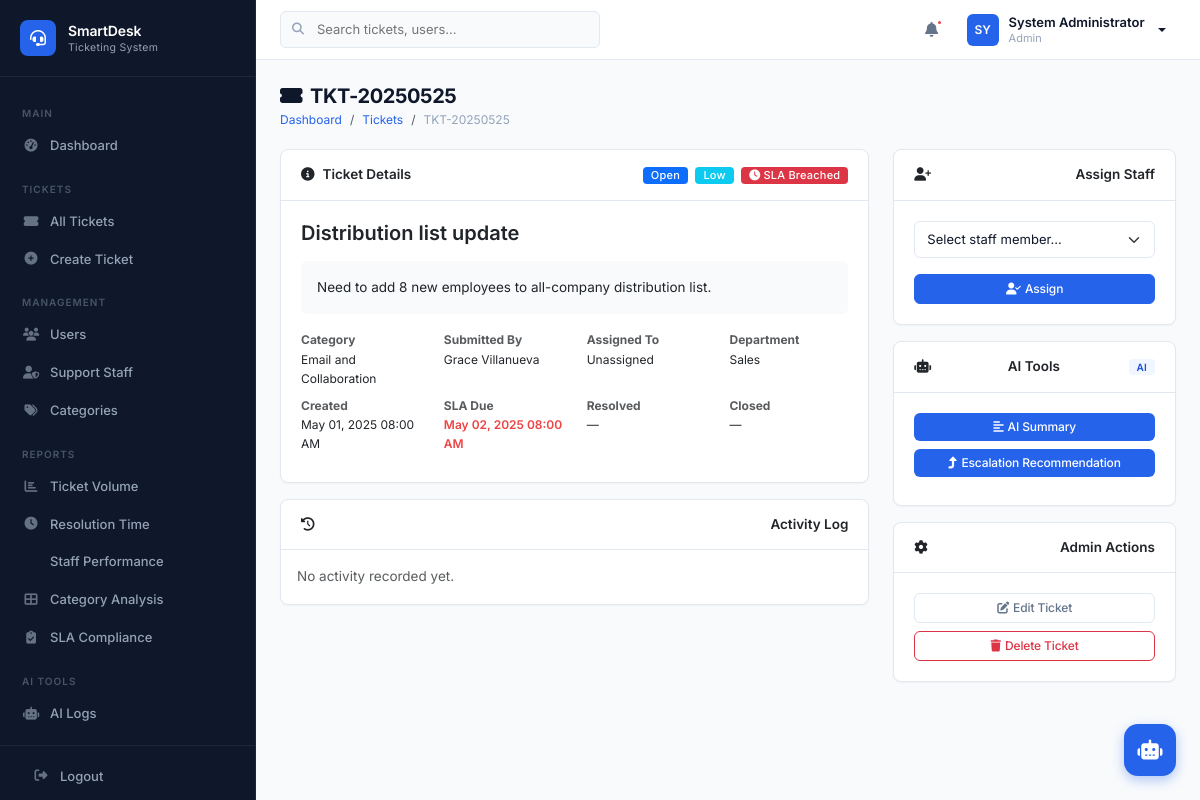
The page /modules/tickets/view.php?id=85 (signed in) on the database its author committed.
### tables this page shows
CREATE TABLE IF NOT EXISTS tickets (
    ticket_id INT AUTO_INCREMENT PRIMARY KEY,
    ticket_number VARCHAR(20) NOT NULL UNIQUE,
    user_id INT NOT NULL,
    category_id INT DEFAULT NULL,
    assigned_staff_id INT DEFAULT NULL,
    issue_title VARCHAR(255) NOT NULL,
    issue_description TEXT NOT NULL,
    priority_level ENUM('Low','Medium','High','Critical') NOT NULL DEFAULT 'Medium',
    status ENUM('Open','Assigned','In Progress','Escalated','Resolved','Closed') NOT NULL DEFAULT 'Open',
    ai_suggested_category VARCHAR(100) DEFAULT NULL,
    ai_suggested_priority VARCHAR(20) DEFAULT NULL,
    ai_recommendation_reason TEXT DEFAULT NULL,
    sla_due_datetime DATETIME DEFAULT NULL,
    resolved_datetime DATETIME DEFAULT NULL,
    closed_datetime DATETIME DEFAULT NULL,
    created_datetime DATETIME NOT NULL DEFAULT CURRENT_TIMESTAMP,
    updated_datetime DATETIME NOT NULL DEFAULT CURRENT_TIMESTAMP ON UPDATE CURRENT_TIMESTAMP,
    FOREIGN KEY (user_id) REFERENCES users(user_id) ON DELETE CASCADE,
    FOREIGN KEY (category_id) REFERENCES categories(category_id) ON DELETE SET NULL,
    FOREIGN KEY (assigned_staff_id) REFERENCES support_staff(staff_id) ON DELETE SET NULL,
    INDEX idx_tickets_status (status),
    INDEX idx_tickets_priority (priority_level),
    INDEX idx_tickets_user (user_id),
    INDEX idx_tickets_staff (assigned_staff_id),
    INDEX idx_tickets_category (category_id),
    INDEX idx_tickets_sla (sla_due_datetime),
    INDEX idx_tickets_created (created_datetime)
);

CREATE TABLE IF NOT EXISTS categories (
    category_id INT AUTO_INCREMENT PRIMARY KEY,
    category_name VARCHAR(100) NOT NULL UNIQUE,
    description TEXT DEFAULT NULL,
    sla_hours INT NOT NULL DEFAULT 24,
    created_datetime DATETIME NOT NULL DEFAULT CURRENT_TIMESTAMP,
    updated_datetime DATETIME NOT NULL DEFAULT CURRENT_TIMESTAMP ON UPDATE CURRENT_TIMESTAMP
);

CREATE TABLE IF NOT EXISTS users (
    user_id INT AUTO_INCREMENT PRIMARY KEY,
    employee_id VARCHAR(20) NOT NULL UNIQUE,
    full_name VARCHAR(100) NOT NULL,
    department VARCHAR(100) DEFAULT NULL,
    email VARCHAR(150) NOT NULL UNIQUE,
    contact_number VARCHAR(20) DEFAULT NULL,
    password_hash VARCHAR(255) NOT NULL,
    role ENUM('Admin','Support Staff','End User') NOT NULL DEFAULT 'End User',
    status ENUM('Active','Inactive') NOT NULL DEFAULT 'Active',
    created_datetime DATETIME NOT NULL DEFAULT CURRENT_TIMESTAMP,
    updated_datetime DATETIME NOT NULL DEFAULT CURRENT_TIMESTAMP ON UPDATE CURRENT_TIMESTAMP,
    INDEX idx_users_role (role),
    INDEX idx_users_status (status),
    INDEX idx_users_email (email)
);

### includes/functions.php (called while the page is built, shortened)
<?php
function e($string) {
    return htmlspecialchars($string ?? '', ENT_QUOTES, 'UTF-8');
}
function getStatusBadgeClass($status) {
    return match($status) {
        'Open' => 'bg-primary',
        'Assigned' => 'bg-info',
        'In Progress' => 'bg-warning text-dark',
        'Escalated' => 'bg-danger',
        'Resolved' => 'bg-success',
        'Closed' => 'bg-secondary',
        default => 'bg-light text-dark'
    };
}
function getPriorityBadgeClass($priority) {
    return match($priority) {
        'Critical' => 'bg-danger',
        'High' => 'bg-orange',
        'Medium' => 'bg-warning text-dark',
        'Low' => 'bg-info',
        default => 'bg-secondary'
    };
}
function formatDateTime($dt) {
    if (empty($dt)) return '—';
    return date('M d, Y h:i A', strtotime($dt));
}
function isSLABreached($slaDue, $status) {
    return strtotime($slaDue) < time();
}

### includes/auth.php (called while the page is built, shortened)
<?php
function isAdmin() {
    return ($_SESSION['role'] ?? '') === 'Admin';
}
function isEndUser() {
    return ($_SESSION['role'] ?? '') === 'End User';
}
function getBaseUrl() {
    $scriptDir = dirname($_SERVER['SCRIPT_NAME']);
    $dir = realpath(dirname($_SERVER['SCRIPT_FILENAME']));
    $projectRoot = realpath(__DIR__ . '/..');
    $relative = str_replace($projectRoot, '', $dir);
    $depth = substr_count($relative, DIRECTORY_SEPARATOR);
    $base = $scriptDir;
    for ($i = 0; $i < $depth; $i++) {
        $base = dirname($base);
    }
    return rtrim($base, '/');
}

### modules/tickets/view.php (the view, shortened to what this page needs)
<?php
require_once __DIR__ . '/../../includes/header.php';
$pdo = getDBConnection();
$ticketId = intval($_GET['id'] ?? 0);
$stmt = $pdo->prepare("SELECT t.*, c.category_name, c.sla_hours, u.full_name as user_name, u.email as user_email, u.department, s.full_name as staff_name, s.specialization, s.staff_id as staff_record_id FROM tickets t LEFT JOIN categories c ON t.category_id = c.category_id LEFT JOIN users u ON t.user_id = u.user_id LEFT JOIN support_staff s ON t.assigned_staff_id = s.staff_id WHERE t.ticket_id = ?");
$stmt->execute([$ticketId]);
$ticket = $stmt->fetch();
$logs = $pdo->prepare("SELECT l.*, u.full_name FROM ticket_logs l LEFT JOIN users u ON l.user_id = u.user_id WHERE l.ticket_id = ? ORDER BY l.created_datetime DESC");
$logs->execute([$ticketId]);
$logs = $logs->fetchAll();
$slaBreach = isSLABreached($ticket['sla_due_datetime'], $ticket['status']);
?>
<div class="page-header">
    <h1><i class="fas fa-ticket-alt me-2"></i><?= e($ticket['ticket_number']) ?></h1>
    <nav aria-label="breadcrumb">
        <ol class="breadcrumb">
            <li class="breadcrumb-item"><a href="<?= $baseUrl ?>/dashboard.php">Dashboard</a></li>
            <li class="breadcrumb-item"><a href="<?= $baseUrl ?>/modules/tickets/index.php">Tickets</a></li>
            <li class="breadcrumb-item active"><?= e($ticket['ticket_number']) ?></li>
        </ol>
    </nav>
</div>
<div class="row">
    <div class="col-lg-8">
        <div class="card mb-3">
            <div class="card-header">
                <span><i class="fas fa-info-circle me-2"></i>Ticket Details</span>
                <div>
                    <span class="badge <?= getStatusBadgeClass($ticket['status']) ?> me-1"><?= e($ticket['status']) ?></span>
                    <span class="badge <?= getPriorityBadgeClass($ticket['priority_level']) ?>"><?= e($ticket['priority_level']) ?></span>
                    <?php if ($slaBreach): ?><span class="badge bg-danger ms-1"><i class="fas fa-clock"></i> SLA Breached</span><?php endif; ?>
                </div>
            </div>
            <div class="card-body">
                <h5 class="fw-600 mb-3"><?= e($ticket['issue_title']) ?></h5>
                <div class="mb-3 p-3 rounded" style="background:#f8fafc;">
                    <?= nl2br(e($ticket['issue_description'])) ?>
                </div>
                <div class="row fs-sm">
                    <div class="col-6 col-md-3 mb-2"><strong class="text-muted d-block">Category</strong><?= e($ticket['category_name'] ?? '—') ?></div>
                    <div class="col-6 col-md-3 mb-2"><strong class="text-muted d-block">Submitted By</strong><?= e($ticket['user_name']) ?></div>
                    <div class="col-6 col-md-3 mb-2"><strong class="text-muted d-block">Assigned To</strong><?= e($ticket['staff_name'] ?? 'Unassigned') ?></div>
                    <div class="col-6 col-md-3 mb-2"><strong class="text-muted d-block">Department</strong><?= e($ticket['department'] ?? '—') ?></div>
                    <div class="col-6 col-md-3 mb-2"><strong class="text-muted d-block">Created</strong><?= formatDateTime($ticket['created_datetime']) ?></div>
                    <div class="col-6 col-md-3 mb-2"><strong class="text-muted d-block">SLA Due</strong>
                        <span class="<?= $slaBreach ? 'sla-breached' : '' ?>"><?= formatDateTime($ticket['sla_due_datetime']) ?></span>
                    </div>
                    <div class="col-6 col-md-3 mb-2"><strong class="text-muted d-block">Resolved</strong><?= formatDateTime($ticket['resolved_datetime']) ?></div>
                    <div class="col-6 col-md-3 mb-2"><strong class="text-muted d-block">Closed</strong><?= formatDateTime($ticket['closed_datetime']) ?></div>
                </div>
            </div>
        </div>
        <div class="card mb-3">
            <div class="card-header"><i class="fas fa-history me-2"></i>Activity Log</div>
            <div class="card-body p-0">
                <?php if (empty($logs)): ?>
                <div class="p-3 text-muted">No activity recorded yet.</div>
                <?php endif; ?>
            </div>
        </div>
    </div>
    <div class="col-lg-4">
        <?php if (isAdmin() && in_array($ticket['status'], ['Open', 'Escalated'])): ?>
        <div class="card mb-3">
            <div class="card-header"><i class="fas fa-user-plus me-2"></i>Assign Staff</div>
            <div class="card-body">
                <form method="POST">
                    <div class="mb-3">
                        <select name="staff_id" class="form-select form-select-sm" required>
                            <option value="">Select staff member...</option>
                        </select>
                    </div>
                    <button type="submit" class="btn btn-sm btn-primary w-100"><i class="fas fa-user-check me-1"></i>Assign</button>
                </form>
            </div>
        </div>
        <?php endif; ?>
        <?php if (!isEndUser() || true): ?>
        <div class="card mb-3">
            <div class="card-header"><i class="fas fa-robot me-2"></i>AI Tools <span class="badge badge-ai">AI</span></div>
            <div class="card-body">
                <button class="btn btn-sm btn-ai w-100 mb-2" onclick="summarizeTicket(this)"><i class="fas fa-align-left me-1"></i>AI Summary</button>
                <?php if (!isEndUser()): ?>
                <button class="btn btn-sm btn-ai w-100 mb-2" onclick="escalationCheck(this)"><i class="fas fa-level-up-alt me-1"></i>Escalation Recommendation</button>
                <?php endif; ?>
            </div>
        </div>
        <?php endif; ?>
        <?php if (isAdmin() && !in_array($ticket['status'], ['Closed'])): ?>
        <div class="card mb-3">
            <div class="card-header"><i class="fas fa-cog me-2"></i>Admin Actions</div>
            <div class="card-body">
                <a href="<?= $baseUrl ?>/modules/tickets/edit.php?id=<?= $ticketId ?>" class="btn btn-sm btn-outline-secondary w-100 mb-2"><i class="fas fa-edit me-1"></i>Edit Ticket</a>
                <form method="POST" action="<?= $baseUrl ?>/modules/tickets/delete.php" onsubmit="return confirm('Delete this ticket permanently?')">
                    <button type="submit" class="btn btn-sm btn-outline-danger w-100"><i class="fas fa-trash me-1"></i>Delete Ticket</button>
                </form>
            </div>
        </div>
        <?php endif; ?>
    </div>
</div>
<?php require_once __DIR__ . '/../../includes/footer.php'; ?>

### assets/css/app.css (style rules this page uses)
:root { --sidebar-width: 256px; --topbar-height: 60px; --slate-50: #f8fafc; --slate-100: #f1f5f9; --slate-200: #e2e8f0; --slate-300: #cbd5e1; --slate-400: #94a3b8; --slate-500: #64748b; --slate-600: #475569; --slate-700: #334155; --slate-800: #1e293b; --slate-900: #0f172a; --brand-50: #eff6ff; --brand-100: #dbeafe; --brand-500: #3b82f6; --brand-600: #2563eb; --brand-700: #1d4ed8; --success-50: #f0fdf4; --success-500: #22c55e; --success-700: #15803d; --warning-50: #fffbeb; --warning-500: #f59e0b; --warning-700: #b45309; --danger-50: #fef2f2; --danger-500: #ef4444; --danger-700: #b91c1c; --info-50: #ecfeff; --info-500: #06b6d4; --info-700: #0e7490; --body-bg: var(--slate-50); --card-bg: #ffffff; --border-color: var(--slate-200); --text-primary: var(--slate-900); --text-secondary: var(--slate-500); --text-muted: var(--slate-400); --shadow-xs: 0 1px 2px rgba(0,0,0,0.04); --shadow-sm: 0 1px 3px rgba(0,0,0,0.06), 0 1px 2px rgba(0,0,0,0.04); --shadow-md: 0 4px 6px -1px rgba(0,0,0,0.06), 0 2px 4px -2px rgba(0,0,0,0.04); --shadow-lg: 0 10px 15px -3px rgba(0,0,0,0.08), 0 4px 6px -4px rgba(0,0,0,0.03); --radius: 8px; --radius-lg: 12px; --transition: all 0.15s ease; }
*,*::before,*::after { box-sizing: border-box; }
body { font-family: 'Inter', -apple-system, BlinkMacSystemFont, 'Segoe UI', sans-serif; background: var(--body-bg); color: var(--text-primary); font-size: 13.5px; line-height: 1.6; margin: 0; -webkit-font-smoothing: antialiased; }
a { color: var(--brand-600); text-decoration: none; }
.page-header { margin-bottom: 20px; }
.page-header h1 { font-size: 20px; font-weight: 700; margin: 0 0 2px; color: var(--text-primary); letter-spacing: -0.02em; }
.breadcrumb { background: none; padding: 0; margin: 0; font-size: 12px; }
.breadcrumb-item a { color: var(--brand-600); }
.breadcrumb-item.active { color: var(--text-muted); }
.card { background: var(--card-bg); border: 1px solid var(--border-color); border-radius: var(--radius); box-shadow: var(--shadow-xs); }
.card-header { background: transparent; border-bottom: 1px solid var(--border-color); padding: 14px 20px; font-weight: 600; font-size: 13.5px; display: flex; align-items: center; justify-content: space-between; }
.card-body { padding: 20px; }
.badge { font-weight: 500; font-size: 11px; padding: 3px 8px; border-radius: 4px; letter-spacing: 0.2px; }
.badge-ai { background: var(--brand-50); color: var(--brand-700); font-size: 10px; font-weight: 600; }
.btn { font-weight: 500; font-size: 13px; padding: 7px 16px; border-radius: 6px; transition: var(--transition); letter-spacing: -0.01em; }
.btn-primary { background: var(--brand-600); border-color: var(--brand-600); }
.btn-ai { background: var(--brand-600); border: none; color: #fff; }
.btn-outline-secondary { border-color: var(--border-color); color: var(--text-secondary); }
.btn-sm { font-size: 12px; padding: 5px 12px; }
.form-control, .form-select { border: 1px solid var(--border-color); border-radius: 6px; padding: 8px 12px; font-size: 13px; transition: var(--transition); color: var(--text-primary); }
.fw-600 { font-weight: 600; }
.fs-sm { font-size: 12px; }
.sla-breached { color: var(--danger-500); font-weight: 600; }

### rows shown on the page
tickets: ticket_number "TKT-20250525", status "Open", priority_level "Low", issue_title "Distribution list update", issue_description "Need to add 8 new employees to all-company distribution list.", category.category_name "Email and Collaboration", user.full_name "Grace Villanueva", user.department "Sales", created_datetime "May 01, 2025 08:00 AM", sla_due_datetime "May 02, 2025 08:00 AM", resolved_datetime "—", closed_datetime "—"

### other values the page prints
substr(getCurrentUserName(), 0, 2) "SY"
getCurrentUserName() "System Administrator"
getCurrentUserRole() "Admin"
$ticket['staff_name'] "Unassigned"
